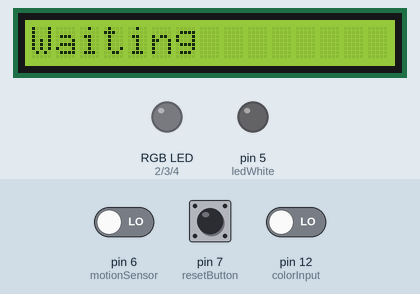
The sketch below on a simulated Arduino Uno, built with avr-gcc and run on an emulated ATmega328P. On the bench: 15×1 character LCD, an RGB LED mixed from three pins (HIGH = lit), output pins drawn as LEDs (lit = HIGH). Inputs (shaded band) come from the test bench; at power-on: pin 6 (motionSensor) LOW, pin 7 (resetButton) LOW, pin 12 (colorInput) LOW. Pins used as bus, display or sensor lines are not drawn; what the sketch prints to the serial monitor is not drawn.

Above: at 1.2 s.
1.3 s: pin 6 (motionSensor) driven HIGH
At 2.3 s:
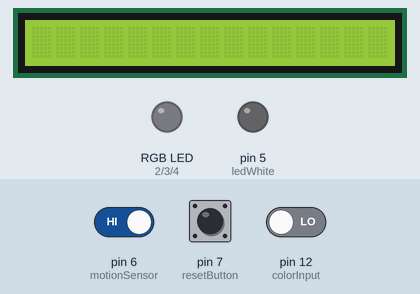
3.0 s: pin 6 (motionSensor) driven LOW
At 4.9 s:
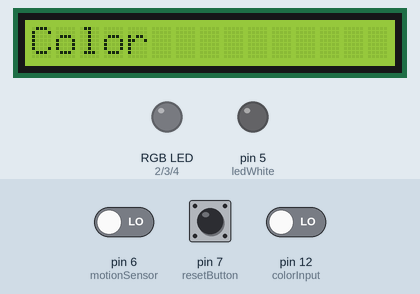
Timing chart, 0 to 6.4 s (numbered marks = the images above; inputs shaded):
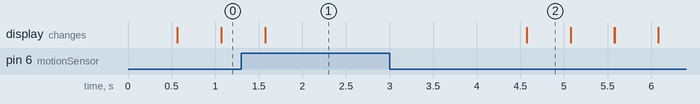

Measured:
- after the input at 3.0 s, the display: changes after 1.6 s (image 2)
- what the display in image 2 shows lasts 0.5 s, from 4.6 s to 5.1 s

The sketch:

farbsensor.ino
```cpp
#include <LiquidCrystal.h>

#define ledRed 2   //blinking red led for errors
#define ledGreen 3 //colorful laundry
#define ledBlue 4  //dark laundry
#define ledWhite 5 //white laundry
#define motionSensor 6
#define resetButton 7

#define color_s0 8    //color sensor: output frequencey scaling
#define color_s1 9    //color sensor: output frequencey scaling
#define color_s2 10   //color sensor: photodiode type
#define color_s3 11   //color sensor: photodiode type
#define colorInput 12 //color sensor: input

#define loopDelay 100 //delay for loop

//lcd display
#define rs 52
#define en 50
#define d4 40
#define d5 36
#define d6 32
#define d7 28

int loopCount = 0;
int val = 0;

int frequencyRed = 0;
int frequencyGreen = 0;
int frequencyBlue = 0;

//counter for laundry
int counterColoureds = 0;
int counterDark = 0;
int counterWhite = 0;

byte error = 0;
int buttonState = 0;
int motionDetected = 0;
int motionCounter = 0;

LiquidCrystal lcd(rs, en, d4, d5, d6, d7);

/*
 * init LEDS, color sensor and LCD display.
 * Set the frequency scaling of the color sensor to 100% (HIGH, HIGH)
 * Show 30 characters and 2 lines on the display
 * Set baud rate
 */
void setup()
{
    pinMode(ledRed, OUTPUT);
    pinMode(ledBlue, OUTPUT);
    pinMode(ledGreen, OUTPUT);
    pinMode(ledWhite, OUTPUT);

    pinMode(color_s0, OUTPUT);
    pinMode(color_s1, OUTPUT);
    pinMode(color_s2, OUTPUT);
    pinMode(color_s3, OUTPUT);
    pinMode(colorInput, INPUT);

    digitalWrite(color_s0, HIGH);
    digitalWrite(color_s1, HIGH);

    lcd.begin(15, 1);
    lcd.display();
    Serial.begin(9600);
}

/*
 * Button handles the color counters and any error messages
 * @Param flag indicates whicht type of event neeeds to be handled
 * flag == 0 -> turn of error message
 * flag == 1 -> reset counter and turn of leds
 */
void buttonPressed(byte flag)
{

    if (flag == 0)
    {
        error = 0;
        digitalWrite(ledRed, LOW);
    }
    else
    {
        counterColoureds = 0;
        counterDark = 0;
        counterWhite = 0;
        digitalWrite(ledGreen, LOW);
        digitalWrite(ledBlue, LOW);
        digitalWrite(ledWhite, LOW);
    }
}

/*
 * If there are undefined measurments set error flag and turn on red led
 */
void sendErrorWarning(int flag)
{
    if (flag == 0)
    {
        lcd.println("undefined measurment");
        error = 1;
        digitalWrite(ledRed, HIGH);
    }
}

/*
 * Evaluates the measurement and sums up the right color counter
 * prints out the color on the display
 * @param average of 3 measurements
 * if (val == 3|| val == 22 || val == 12) -> black
 * if(val == 41 || val == 50|| val == 60 ) -> white
 * if (val == 31) -> undefined color due to three different measurements
 * else -> color
 */
void getResult(int val)
{

    if (val == 3 || val == 22 || val == 12)
    {
        lcd.println("Black");
        counterDark++;
    }
    else if (val == 41 || val == 50 || val == 60)
    {
        lcd.println("White");
        counterWhite++;
    }
    else if (val == 31)
    {
        sendErrorWarning(0);
    }
    else if (val == 0)
    {
        lcd.print("Waiting");
    }
    else
    {
        lcd.println("Color");
        counterColoureds++;
    }
    delay(500);
    lcd.clear();
    calculateColor();

}
/*
 * Main loop.
 * Handles button input depending if error flag is set
 * Reading the output frequency: length of the pulse (in microseconds)
 * Remaping the value of the frequency to the RGB Model of 0 to 255 (first red, then green and blue)
 * Summ up the weighted results (white -> + 20, black + 1, color -> + 10)and evaluate the average
 */
void loop()
{

    buttonState = digitalRead(resetButton);
    if (buttonState == HIGH)
    {
        if (error == 1)
        {
            buttonPressed(0);
        }
        else
        {
            buttonPressed(1);
        }
    }

    if (error != 1)
    {
        motionDetected = digitalRead(motionSensor);
        if (motionDetected == HIGH)
        {
            motionCounter++;
            if (motionCounter >= 3)
            {
                Serial.println("Motion detected");

                if (loopCount < 3)
                {

                    digitalWrite(color_s2, LOW);
                    digitalWrite(color_s3, LOW);
                    frequencyRed = pulseIn(colorInput, LOW);
                    frequencyRed = map(frequencyRed, 7, 60, 255, 0);

                    digitalWrite(color_s2, HIGH);
                    digitalWrite(color_s3, HIGH);
                    frequencyGreen = pulseIn(colorInput, LOW);
                    frequencyGreen = map(frequencyGreen, 2, 75, 255, 0);

                    digitalWrite(color_s2, LOW);
                    digitalWrite(color_s3, HIGH);
                    frequencyBlue = pulseIn(colorInput, LOW);
                    frequencyBlue = map(frequencyBlue, 2, 70, 255, 0);

                    if (frequencyRed >= 200 && frequencyBlue >= 150 && frequencyGreen >= 150)
                    {
                        val += 20;
                    }
                    else if (frequencyRed <= 199 && frequencyBlue <= 145 && frequencyGreen <= 150)
                    {
                        val += 1;
                    }
                    else
                    {
                        val += 10;
                    }
                    Serial.println(val);
                    loopCount++;
                }
            }
        }
        else
        {
            getResult(val);
            loopCount = 0;
            motionCounter = 0;
            val = 0;
        }
    }
}

void calculateColor()
{
    if (counterColoureds >= 5)
    {
        digitalWrite(ledGreen, HIGH);
    }
    else if (counterDark >= 5)
    {
        digitalWrite(ledBlue, HIGH);
    }
    else if (counterWhite >= 5)
    {
        digitalWrite(ledWhite, HIGH);
    }
}
```
